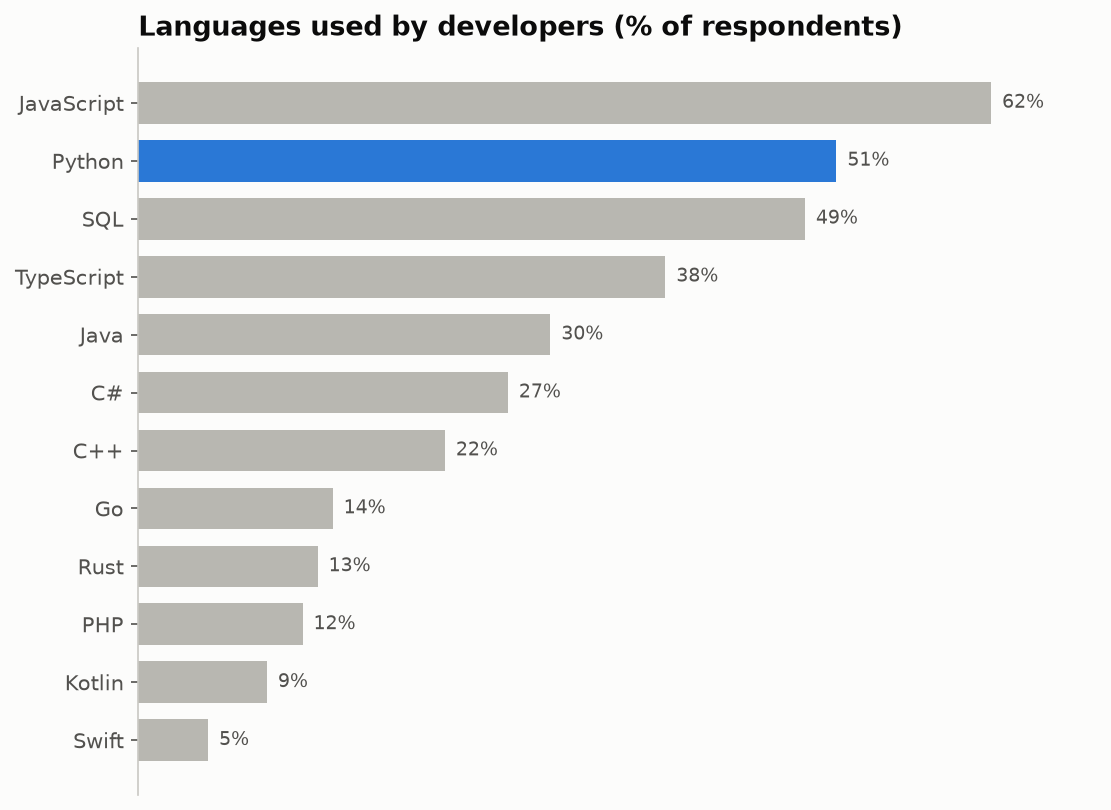

Recreate this plot in Python.
"""
Ordered Horizontal Bar Chart  -  family: Ranking

DESIGN PURPOSE
Horizontal bars sorted from largest to smallest. Sorting turns comparison into
a ranking that reads top to bottom, and horizontal bars leave room for long
category labels.

WHEN TO USE
  - Rank categories by a single value (top 10 products, countries, causes)
  - Show categories with long names
  - Highlight where one item of interest sits in the ranking

AVOID WHEN
  - The categories have a natural order (months, age bands): keep that order
    instead
  - There are more than ~25 categories (show the top N and fold the rest into
    'Other')

ALTERNATIVES
  - Lollipop chart
  - Cleveland dot plot
  - Ordered column chart

EXAMPLE
Top 12 programming languages by share of developers (synthetic survey),
highlighting Python.

Run:  python ordered_bar.py
"""
import sys
from pathlib import Path

import numpy as np
import pandas as pd
import matplotlib.pyplot as plt

# Library style: categorical colors in fixed order, recessive axes, hairline grid.
PALETTE = ["#2a78d6", "#eb6834", "#1baf7a", "#eda100",
           "#e87ba4", "#008300", "#6250d6", "#e34948"]
SEQ_CMAP = "Blues"      # sequential: one hue, light -> dark
DIV_CMAP = "RdBu_r"     # diverging: two opposite hues, neutral midpoint
GRAY = "#b8b7b1"        # de-emphasised marks
plt.rcParams.update({
    "figure.figsize": (8, 4.8), "figure.dpi": 110, "figure.facecolor": "#fcfcfb",
    "axes.facecolor": "#fcfcfb", "axes.edgecolor": "#c9c8c3", "axes.linewidth": 0.8,
    "axes.spines.top": False, "axes.spines.right": False,
    "axes.grid": True, "grid.color": "#e6e5e1", "grid.linewidth": 0.6, "axes.axisbelow": True,
    "axes.prop_cycle": plt.cycler(color=PALETTE),
    "axes.titlesize": 13, "axes.titleweight": "bold", "axes.titlelocation": "left",
    "axes.labelcolor": "#52514e", "xtick.color": "#52514e", "ytick.color": "#52514e",
    "text.color": "#0b0b0b", "font.size": 10, "lines.linewidth": 2,
    "legend.frameon": False,
})

# --- Example data ------------------------------------------------------------
langs = ["JavaScript", "Python", "SQL", "TypeScript", "Java", "C#", "C++", "Go",
         "Rust", "PHP", "Kotlin", "Swift"]
share = [62.3, 51.0, 48.7, 38.5, 30.1, 27.0, 22.4, 14.2, 13.1, 12.0, 9.4, 5.1]
df = pd.DataFrame({"language": langs, "share_pct": share}).sort_values("share_pct")
df.tail()

# --- Plot --------------------------------------------------------------------
fig, ax = plt.subplots(figsize=(7.5, 5.5))
colors = [PALETTE[0] if l == "Python" else GRAY for l in df["language"]]
ax.barh(df["language"], df["share_pct"], color=colors, height=0.72)
for y, v in enumerate(df["share_pct"]):
    ax.text(v + 0.8, y, f"{v:.0f}%", va="center", fontsize=9, color="#52514e")
ax.set_xlim(0, 70)
ax.xaxis.set_visible(False)
ax.spines["bottom"].set_visible(False)
ax.grid(False)
ax.set_title("Languages used by developers (% of respondents)")
fig.tight_layout()

# --- Save / show -------------------------------------------------------------
out = Path(__file__).with_name(Path(__file__).stem + ".png")
fig.savefig(out, dpi=150, bbox_inches="tight")
print(f"saved {out}")
if "--no-show" not in sys.argv:
    plt.show()
